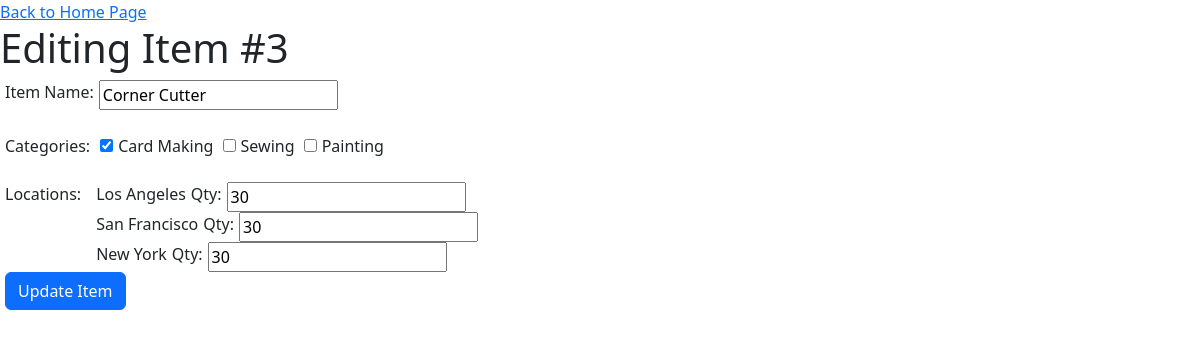
The app's page /edit.php?item_id=3 with its own data.
### tables this page shows
CREATE TABLE items(
	item_id int PRIMARY KEY NOT NULL AUTO_INCREMENT,
    item_name VARCHAR(45) NOT NULL
);

CREATE TABLE categories(
	category_id int PRIMARY KEY NOT NULL AUTO_INCREMENT,
    category_name VARCHAR(45) NOT NULL
);

CREATE TABLE locations(
	location_id int PRIMARY KEY NOT NULL AUTO_INCREMENT,
    location_name VARCHAR(45) NOT NULL
);

CREATE TABLE location_has_item(
	location_id int,
    item_id int,
    qty int
);

### edit.php (the view, shortened to what this page needs)
<?php
     $mysqli = new mysqli(DB_HOST, DB_USER, DB_PASS, DB_NAME);
     $item_sql = "SELECT * FROM items WHERE item_id = ". $_GET['item_id'] .";";
     $item_result = $mysqli->query($item_sql);
     $item_row = $item_result->fetch_assoc();
     $categories_sql = "SELECT * FROM categories";
     $categories_results = $mysqli->query($categories_sql);
     $locations_sql = "SELECT * FROM locations";
     $locations_results = $mysqli->query($locations_sql);
?>
<!DOCTYPE html>
<html lang="en">
<head>
     <link href="https://cdn.jsdelivr.net/npm/bootstrap@5.2.0-beta1/dist/css/bootstrap.min.css" rel="stylesheet">
     <link rel="stylesheet" type="text/css" href="styles.css">
</head>
<body>
     <a href="index.php"> Back to Home Page </a>
     <h1> Editing Item #<?php echo $_GET["item_id"]; ?> </h1>
          <form action="update.php" method="POST">
          <div class="inline">
               <label for="item-name"> Item Name: </label> <input type="text" name="item-name" id="item-name" value="<?php echo $item_row['item_name']; ?>" />
          </div>
          <br />
          <div class="inline">
               <label for="categories"> Categories: </label>
               <div name="categories">
                    <?php while($category = $categories_results->fetch_assoc()) : ?>
                         <?php
                              $item_categories = "SELECT * FROM items
                              JOIN category_has_item ON category_has_item.item_id = items.item_id
                              WHERE category_has_item.category_id = ". $category['category_id']." AND items.item_id = ". $_GET['item_id'].";";
                              $item_categories_results = $mysqli -> query($item_categories);
                              if($item_categories_results->num_rows > 0) :
                         ?>
                              <input type="checkbox" id="category<?php echo $category['category_id']; ?>" checked/><label> <?php echo $category["category_name"]; ?> </label>
                         <?php else : ?>
                              <input type="checkbox" id="category<?php echo $category['category_id']; ?>"/><label> <?php echo $category["category_name"]; ?> </label>
                         <?php endif; ?>
                    <?php endwhile; ?>
               </div>
          </div>
          <br />
          <div class="inline">
               <label for="locations"> Locations: </label>
               <div name="locations">
                    <?php while($location = $locations_results->fetch_assoc()) : ?>
                         <?php
                              $item_locations = "SELECT items.item_id, items.item_name, location_has_item.location_id, location_has_item.qty FROM items
                              JOIN location_has_item ON location_has_item.item_id = items.item_id
                              WHERE location_has_item.location_id = ". $location['location_id']." AND items.item_id = ". $_GET['item_id'].";";
                              $item_locations_results = $mysqli -> query($item_locations);
                              $item_locations_row = $item_locations_results->fetch_assoc();
                         ?>
                              <div class="inline">
                                   <label> <?php echo $location["location_name"]; ?> </label>
                                   <label for="qty"> Qty: </label> <input type="text" id="qty<?php echo $location['location_id'];?>" value="<?php echo $item_locations_row['qty']; ?>" />
                              </div>
                    <?php endwhile; ?>
               </div>
          </div>
          <div class="inline">
               <button type="submit" class="btn btn-primary"> Update Item </button>
          </div>
     </form>
</body>
</html>

### styles.css (style rules this page uses)
.inline { display: flex; flex-direction: row; }
.inline * { margin-left: 5px; }

### records on screen
items: item-name "Corner Cutter"
categories: category_name "Card Making"
categories: category_name "Sewing"
categories: category_name "Painting"
locations: location_name "Los Angeles", qty "30"
locations: location_name "San Francisco", qty "30"
locations: location_name "New York", qty "30"

### other values on screen
$_GET["item_id"] "3"
